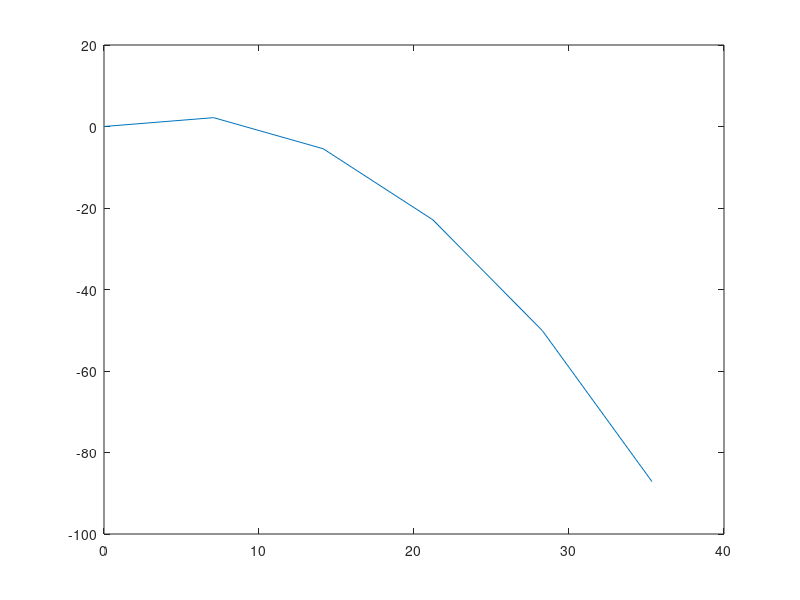

Reproduce this figure in MATLAB.
clc;
clear;
U=10;
a=pi/4;
t=0:1:5;
g=9.8;
Ux=U*cos(a);
Uy=U*sin(a);
x=Ux*t;
y=Uy*t-1/2*g*t.^2;
disp(x);
disp(y);
plot(x,y);

